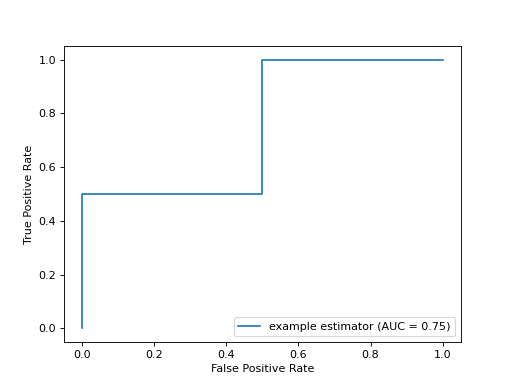

This chart was generated by the following Python code:
import matplotlib.pyplot as plt
import numpy as np
from sklearn import metrics
y = np.array([0, 0, 1, 1])
pred = np.array([0.1, 0.4, 0.35, 0.8])
fpr, tpr, thresholds = metrics.roc_curve(y, pred)
roc_auc = metrics.auc(fpr, tpr)
display = metrics.RocCurveDisplay(fpr=fpr, tpr=tpr, roc_auc=roc_auc,
                                  estimator_name='example estimator')
display.plot()
# <...>
plt.show()
